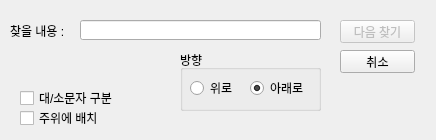
<?xml version="1.0" encoding="UTF-8"?>
<ui version="4.0">
 <class>Dialog</class>
 <widget class="QDialog" name="Dialog">
  <property name="geometry">
   <rect>
    <x>0</x>
    <y>0</y>
    <width>436</width>
    <height>140</height>
   </rect>
  </property>
  <property name="windowTitle">
   <string>Dialog</string>
  </property>
  <widget class="QLabel" name="label">
   <property name="geometry">
    <rect>
     <x>10</x>
     <y>20</y>
     <width>61</width>
     <height>21</height>
    </rect>
   </property>
   <property name="text">
    <string>찾을 내용 :</string>
   </property>
  </widget>
  <widget class="QLineEdit" name="lineEdit">
   <property name="geometry">
    <rect>
     <x>80</x>
     <y>20</y>
     <width>241</width>
     <height>20</height>
    </rect>
   </property>
  </widget>
  <widget class="QPushButton" name="pushButton_findnext">
   <property name="enabled">
    <bool>false</bool>
   </property>
   <property name="geometry">
    <rect>
     <x>340</x>
     <y>20</y>
     <width>75</width>
     <height>23</height>
    </rect>
   </property>
   <property name="text">
    <string>다음 찾기</string>
   </property>
  </widget>
  <widget class="QPushButton" name="pushButton_cancle">
   <property name="geometry">
    <rect>
     <x>340</x>
     <y>50</y>
     <width>75</width>
     <height>23</height>
    </rect>
   </property>
   <property name="text">
    <string>취소</string>
   </property>
  </widget>
  <widget class="QCheckBox" name="checkBox_CaseSensitive">
   <property name="geometry">
    <rect>
     <x>20</x>
     <y>90</y>
     <width>101</width>
     <height>16</height>
    </rect>
   </property>
   <property name="text">
    <string>대/소문자 구분</string>
   </property>
  </widget>
  <widget class="QCheckBox" name="checkBox_2">
   <property name="geometry">
    <rect>
     <x>20</x>
     <y>110</y>
     <width>81</width>
     <height>16</height>
    </rect>
   </property>
   <property name="text">
    <string>주위에 배치</string>
   </property>
  </widget>
  <widget class="QGroupBox" name="groupBox">
   <property name="geometry">
    <rect>
     <x>180</x>
     <y>50</y>
     <width>141</width>
     <height>61</height>
    </rect>
   </property>
   <property name="title">
    <string>방향</string>
   </property>
   <widget class="QRadioButton" name="radioButton_down">
    <property name="geometry">
     <rect>
      <x>70</x>
      <y>30</y>
      <width>61</width>
      <height>16</height>
     </rect>
    </property>
    <property name="text">
     <string>아래로</string>
    </property>
    <property name="checked">
     <bool>true</bool>
    </property>
   </widget>
   <widget class="QRadioButton" name="radioButton_up">
    <property name="geometry">
     <rect>
      <x>10</x>
      <y>30</y>
      <width>61</width>
      <height>16</height>
     </rect>
    </property>
    <property name="text">
     <string>위로</string>
    </property>
   </widget>
  </widget>
 </widget>
 <resources/>
 <connections/>
</ui>
